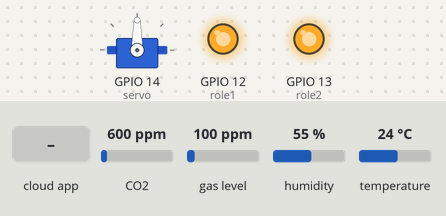
A sketch run on a simulated ESP8266 (NodeMCU). Shown: servo, output pins drawn as LEDs (lit = HIGH). The inputs (shaded band) are chosen by the test bench; at power-on: CO2 600 ppm, gas level 100 ppm, humidity 55 %, temperature 24 °C. WiFi joins after 1.5 s; servers stay silent unless stated; the Firebase database answers and starts empty; what the sketch prints to the serial monitor is not drawn.

Above: at 2.7 s.
2.8 s: the phone or cloud app sets controlall to 1
At 4.5 s:
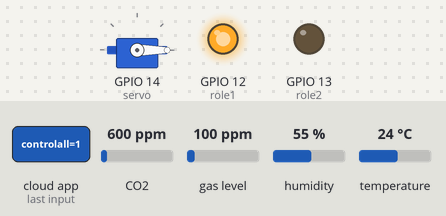
4.9 s: the phone or cloud app sets controlall to 0
At 6.7 s:
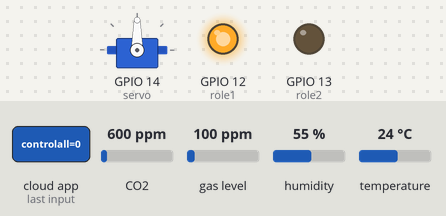
Timing chart, 0 to 8.3 s (numbered marks = the images above; inputs shaded):
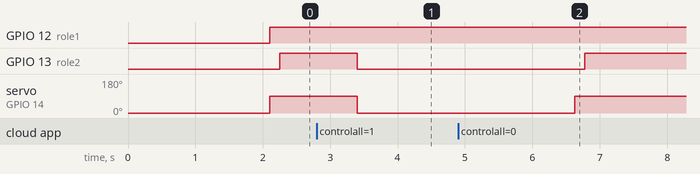

Measured:
- after the input at 2.8 s, GPIO 13 (role2): HIGH → LOW after 0.60 s; servo on GPIO 14 (servo): 90° → 0° after 0.60 s
- after the input at 4.9 s, GPIO 13 (role2): LOW → HIGH after 1.9 s; servo on GPIO 14 (servo): 0° → 90° after 1.7 s

The sketch:

sketch_dec10a.ino
```cpp
#include <ESP8266WiFi.h>
#include <Wire.h>
#include "Adafruit_SGP30.h"
#include <Firebase.h>
#include <FirebaseArduino.h>
#include <Servo.h>
#include <DHT.h>

Adafruit_SGP30 sgp;

#define WIFI_SSID "HUEUNI"
#define WIFI_PASSWORD "hueuniair"
#define FIREBASE_HOST "detaintp-default-rtdb.firebaseio.com" //Thay bằng địa chỉ firebase của bạn
#define FIREBASE_AUTH "hh57Wo2BQk2RmMMIHh15bgvgMy1I502c3npVKD6V"   //Không dùng xác thực nên không đổi
#define role1 12
#define role2 13
#define chandht 00
#define loaidht DHT11

Servo servo;
DHT dht(chandht, loaidht);

//uint32_t getAbsoluteHumidity(float temperature, float humidity)
//{
//    // approximation formula from Sensirion SGP30 Driver Integration chapter 3.15
//    const float absoluteHumidity = 216.7f * ((humidity / 100.0f) * 6.112f * exp((17.62f * temperature) / (243.12f + temperature)) / (273.15f + temperature)); // [g/m^3]
//    const uint32_t absoluteHumidityScaled = static_cast<uint32_t>(1000.0f * absoluteHumidity); // [mg/m^3]
//    return absoluteHumidityScaled;
//}

void setup()
{
  servo.write(0);
  servo.attach(14);

  Serial.begin(9600);
  WiFi.begin(WIFI_SSID, WIFI_PASSWORD);
  Serial.print("connecting");
  while (WiFi.status() != WL_CONNECTED)
  {
    Serial.print(".");
    delay(500);
  }
  Serial.println();
  Serial.print("connected: ");
  Serial.println(WiFi.localIP());
  Firebase.begin(FIREBASE_HOST, FIREBASE_AUTH);
  if (! sgp.begin())
  {
    Serial.println("Sensor not found :(");
    while (1);
  }
  Serial.print("Found SGP30 serial #");
  Serial.print(sgp.serialnumber[0], HEX);
  Serial.print(sgp.serialnumber[1], HEX);
  Serial.println(sgp.serialnumber[2], HEX);
  pinMode(role1, OUTPUT);
  pinMode(role2, OUTPUT);
  pinMode(chandht, INPUT);
  dht.begin();
}

void nhiet_do_do_am()
{
  float t = dht.readTemperature();
  float h = dht.readHumidity();

  if (isnan(t))
  {
    Serial.println("Failed to read from DHT sensor!");
    return;
  }
  Firebase.setFloat("NDMT", t);
  Firebase.setFloat("DoAm", h);
  Serial.print(t);
  Serial.println(" °C");
  Serial.print(h);
  Serial.println(" %");

}

void loop()
{
  if (Firebase.getInt("ct/controlall") >= 1)
  {
    digitalWrite(role1, HIGH);
    servo.write(0);
    digitalWrite(role2, LOW);
    Firebase.setFloat("TVOC", sgp.TVOC);
    Firebase.setFloat("eCO2", sgp.eCO2);
    nhiet_do_do_am();
    delay(2000);
  }
  else
  {

    if (! sgp.IAQmeasure()) {
      Serial.println("Measurement failed");
    }
    Firebase.setFloat("TVOC", sgp.TVOC);
    Firebase.setFloat("eCO2", sgp.eCO2);
    Serial.print("TVOC: "); Serial.print(sgp.TVOC); Serial.println(" ppb");
    Serial.print("eCO2: "); Serial.print(sgp.eCO2); Serial.println(" ppm");
    if (sgp.TVOC > Firebase.getInt("muc1"))
    {
      digitalWrite(role1, HIGH);
      servo.write(90);
    }
    else
    {
      digitalWrite(role1, LOW);
      servo.write(0);
    }
    if (sgp.TVOC > Firebase.getInt("muc2"))
    {
      digitalWrite(role1, HIGH);
      servo.write(90);
      digitalWrite(role2, HIGH);
    }
    else
    {
      digitalWrite(role2, LOW);
    }
    delay(1000);
  }
}
```
